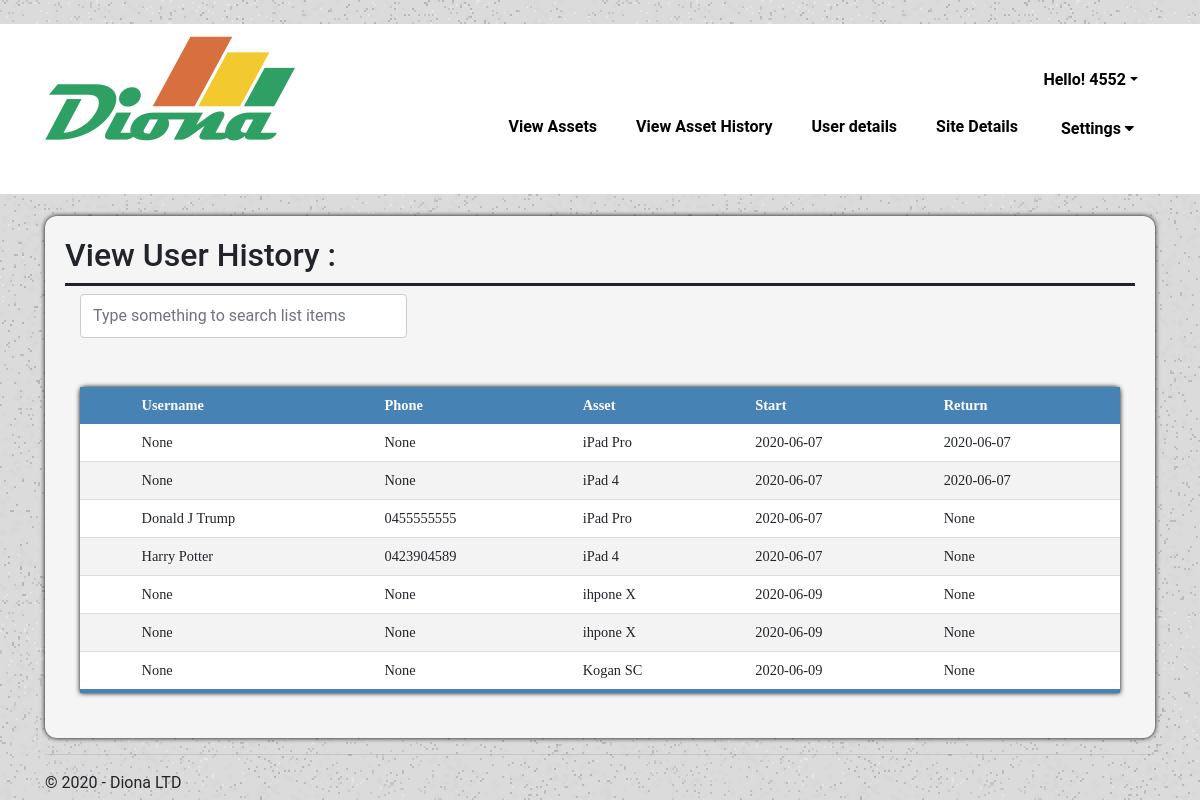
The page /history (signed in) on the database its author committed.
### tables this page shows
CREATE TABLE Rent (
                                            `rent_id` integer NOT NULL,
                                            `user_id` integer NOT NULL,
                                            `asset_id` integer NOT NULL,
                                            `date_rental` TEXT NULL,
                                            `date_return` TEXT NULL,
                                            PRIMARY KEY (`rent_id`),
                                            FOREIGN KEY (`asset_id`) REFERENCES `Asset` (`asset_id`),
                                            FOREIGN KEY (`user_id`) REFERENCES `User` (`user_id`));

CREATE TABLE `Asset` (
                                            `asset_id` integer,
                                            `assetType_id` integer NOT NULL,
                                            `asset_name` TEXT NOT NULL,
                                            PRIMARY KEY (`asset_id`)
                                            FOREIGN KEY (`assetType_id`) REFERENCES `AssetType` (`assetType_id`));

CREATE TABLE `User` (
                                        `user_id` integer,
                                        `user_name` TEXT NULL,
                                        `user_email` TEXT NOT NULL,
                                        `user_phone` TEXT NULL,
                                        PRIMARY KEY (`user_id`)
                                    );

### EX1/views.py (the view)
@app.route('/history')
def view_history():
    if 'loggedin' in session:
        conn = sqlite3.connect(r"diona.db")
        conn.row_factory = sqlite3.Row
        rows = conn.execute("SELECT u.user_name AS Username, u.user_phone as Phone, a.asset_Name AS Asset, r.date_rental AS Start, r.date_return AS Return FROM Rent r, Asset a INNER JOIN User u on u.user_id = r.user_id AND a.asset_id = r.asset_id ")
        col_names = rows.fetchone()
        headers = col_names.keys()
        cur2 = conn.cursor()
        results = cur2.execute("SELECT u.user_name,u.user_phone, a.asset_Name, r.date_rental, r.date_return FROM Rent r, Asset a INNER JOIN User u on u.user_id = r.user_id AND a.asset_id = r.asset_id ")
    return render_template('view_history.html',
                            username=session['id'],
                            title = 'User History',
                            header = headers,
                            list = results.fetchall(),
                            year = datetime.now().year,)

### EX1/templates/view_history.html (shortened to what this page needs)
{% extends "layout_admin.html" %}
{% block content %}
<div class="viewContainer">
    <div class="siteHeader">
        <h2>View User History :</h2>
    </div>
    <div class="extendedTable">
        <div class="container" style="overflow-x:auto;">
            <div class="row">
                <div class="col">
                    <input class="form-control mb-4" id="tableSearch" type="text" placeholder="Type something to search list items">
                </div>
                <div class="col">
                </div>
                <div class="col">
                </div>
            </div>
            <table class="view-table" id="tableView">
                <thead>
                    <tr>
                        <th scope="row"> </th>
                        {%  for x in header: %}
                        <th> {{ x }} </th>
                        {% endfor %}
                    </tr>
                </thead>
                {%  for row in list: %}
                <tbody id="myTable">
                    <tr>
                        <th scope="row"></th>
                        {%  for x in row: %}
                        <td>{{ x }}</td>
                        {% endfor %}
                    </tr>
                </tbody>
                {% endfor %}
            </table>
        </div>
    </div>
</div>
    {% endblock %}

### EX1/static/styles.css (style rules this page uses)
body { font-family: Roboto, Arial, sans-serif; background-image: url('/static/image/boxed-bg.jpg'); margin: 0; height: 100%; }
.siteHeader { text-align: left; font-family: Roboto, Arial, sans-serif; font-size: 14px; border-bottom: 3px solid #212529; color: #212529; }
.viewContainer { background-color: #F5F5F5; justify-content: center; padding: 20px; margin-top: 2%; border-bottom:5px; box-shadow: 0 0 5px rgba(0, 0, 0, 15); border-radius: 12px; overflow-x: auto; }
.form-control { padding: 20px; height: 44px; border-radius: 2px; }
.row:after { content: ""; display: table; clear: both; }
input[type= text], [type= email], select, textarea { width: 100%; padding: 12px; margin: 8px 0; display: inline-block; border: 1px solid #ccc; border-radius: 4px; box-sizing: border-box; resize: vertical; }
.view-table { border-collapse: collapse; margin: 25px 0px; font-size: 0.9em; min-width: 400px; border-radius: 5px 5px 0 0; box-shadow: 0 0 5px rgba(0, 0, 0, 15); font-family: Calibri; }
.view-table thead tr { background-color: #4682B4; color: white; font-weight: bold; }
.view-table thead th { text-align: left; }
.view-table th, .view-table td { padding: 10px 12px; }
.view-table tbody tr { border-bottom: 1px solid #dddddd; }
.view-table tbody:last-of-type { border-bottom: 4px solid #4682B4; }
.view-table tbody { background-color: #f3f3f3; }
.view-table tbody:nth-child(2n) { background-color: white; }
.extendedTable table { width: 100% }

### rows shown on the page
Rent: x "None" "None", date_rental "2020-06-07", date_return "2020-06-07"
Asset: asset_name "iPad Pro"
Rent: x "None" "None", date_rental "2020-06-07", date_return "2020-06-07"
Asset: asset_name "iPad 4"
Rent: date_rental "2020-06-07", x "None"
User: user_name "Donald J Trump", user_phone "0455555555"
Rent: date_rental "2020-06-07", x "None"
User: user_name "Harry Potter", user_phone "0423904589"
Rent: x "None" "None" "None", date_rental "2020-06-09"
Asset: asset_name "ihpone X"
Rent: x "None" "None" "None", date_rental "2020-06-09"
Asset: asset_name "ihpone X"
Rent: x "None" "None" "None", date_rental "2020-06-09"
Asset: asset_name "Kogan SC"

### other values the page prints
{{ username }} "4552"
{{ x }} "Username" "Phone" "Asset" "Start" "Return"
